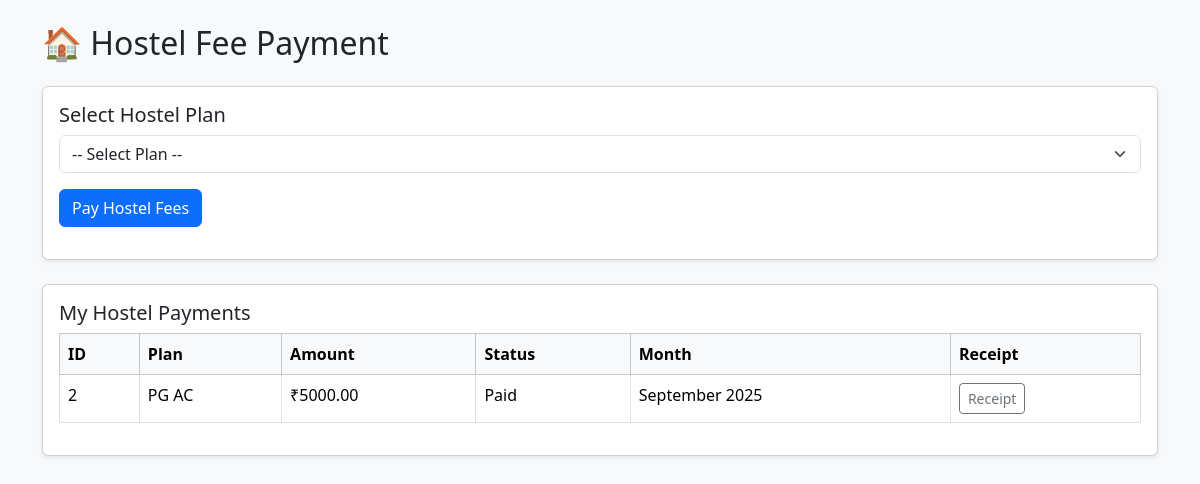
The page /student/hostel_student.php (signed in) on the database its author committed.
### tables this page shows
CREATE TABLE `hostel_payments` (
  `id` int(11) NOT NULL,
  `student_id` int(11) NOT NULL,
  `plan_id` int(11) NOT NULL,
  `amount` decimal(10,2) NOT NULL,
  `status` enum('Paid','Unpaid') DEFAULT 'Unpaid',
  `txn_id` varchar(50) DEFAULT NULL,
  `payment_month` int(11) NOT NULL,
  `payment_year` int(11) NOT NULL,
  `created_at` timestamp NOT NULL DEFAULT current_timestamp()
);

CREATE TABLE `hostel_plans` (
  `id` int(11) NOT NULL,
  `plan_name` varchar(100) NOT NULL,
  `category` enum('UG','PG','PhD','Scholar') NOT NULL,
  `type` enum('AC','Non-AC') NOT NULL,
  `cost` decimal(10,2) NOT NULL,
  `created_at` timestamp NOT NULL DEFAULT current_timestamp()
);

### student/hostel_student.php (the view, shortened to what this page needs)
<?php
include("../includes/db.php");
$student_id = (int)$_SESSION['student_id'];
?>
<!doctype html>
<html lang="en">
<head>
  <link href="https://cdn.jsdelivr.net/npm/bootstrap@5.3.2/dist/css/bootstrap.min.css" rel="stylesheet">
</head>
<body class="bg-light">
<div class="container py-4">
  <h2 class="mb-4">🏠 Hostel Fee Payment</h2>
  <div class="card shadow-sm mb-4">
    <div class="card-body">
      <h5>Select Hostel Plan</h5>
      <select id="plan" class="form-select mb-3">
        <option value="">-- Select Plan --</option>
      </select>
      <button id="payBtn" class="btn btn-primary">Pay Hostel Fees</button>
    </div>
  </div>
  <div class="card shadow-sm">
    <div class="card-body">
      <h5>My Hostel Payments</h5>
      <table class="table table-bordered">
        <thead class="table-light">
          <tr><th>ID</th><th>Plan</th><th>Amount</th><th>Status</th><th>Month</th><th>Receipt</th></tr>
        </thead>
        <tbody>
          <?php
          $sql = "SELECT hp.*, pl.plan_name
                  FROM hostel_payments hp
                  JOIN hostel_plans pl ON hp.plan_id = pl.id
                  WHERE hp.student_id = ?
                  ORDER BY hp.created_at DESC";
          $stmt = $conn->prepare($sql);
          $stmt->bind_param("i", $student_id);
          $stmt->execute();
          $res = $stmt->get_result();
          while ($row = $res->fetch_assoc()) {
              $monthName = date("F", mktime(0,0,0,$row['payment_month'],10));
              echo "<tr>
                      <td>{$row['id']}</td>
                      <td>{$row['plan_name']}</td>
                      <td>₹{$row['amount']}</td>
                      <td>{$row['status']}</td>
                      <td>{$monthName} {$row['payment_year']}</td>
                      <td>";
              if ($row['status'] == 'Paid') {
                  echo "<a href='receipt_hostel.php?id={$row['id']}' class='btn btn-sm btn-outline-secondary'>Receipt</a>";
              }
              echo "</td></tr>";
          }
          ?>
        </tbody>
      </table>
    </div>
  </div>
</div>
</body>
</html>

### rows shown on the page
hostel_payments: id "2", plan.plan_name "PG AC", amount "5000.00", status "Paid", payment_month "September", payment_year "2025"
